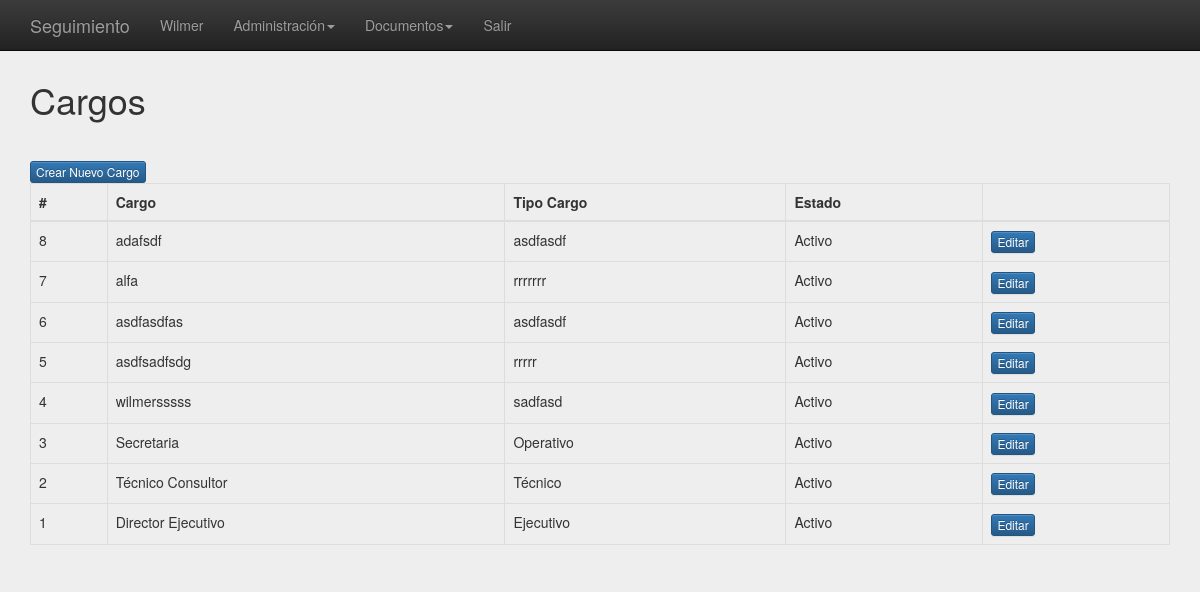
/index.php?controller=cargos&action=index (signed in), run on the app's committed database.
### tables this page shows
CREATE TABLE `recurso` (
  `id` int(11) NOT NULL AUTO_INCREMENT,
  `controlador` varchar(25) DEFAULT NULL,
  `accion` varchar(25) DEFAULT NULL,
  `etiqueta` varchar(60) DEFAULT NULL,
  `idrecurso` int(11) DEFAULT NULL,
  `orden` int(2) DEFAULT '0',
  `fregistro` date DEFAULT NULL,
  `link` varchar(200) DEFAULT NULL,
  PRIMARY KEY (`id`)
);

CREATE TABLE `cargos` (
  `id` int(11) NOT NULL AUTO_INCREMENT,
  `cargo` varchar(60) DEFAULT NULL,
  `descripcion` text,
  `fregistro` date DEFAULT NULL,
  `tipocargo` varchar(30) DEFAULT NULL,
  `estado` int(1) DEFAULT NULL,
  PRIMARY KEY (`id`)
);

### core/ControladorBase.php (called while the page is built, shortened)
<?php
class ControladorBase{
    public function __construct() {
        require_once 'EntidadBase.php';
    }
    public function view($vista,$datos){
        require_once 'view/'.$vista.'View.php';
    }
}
?>

### controller/CargosController.php (called while the page is built, shortened)
<?php
class CargosController extends ControladorBase{
    public function index(){
        $usuario=new Cargos();
        $allusers=$usuario->getAll();
        $this->view("cargos",array(
            "allusers"=>$allusers,
            "title"    =>"SSEGUI - Cargos"
        ));
    }
}
?>

### core/EntidadBase.php (called while the page is built, shortened)
<?php
class EntidadBase{
    private $table;
    private $db;
    public function __construct($table) {
        $this->table=(string) $table;
        require_once 'Conectar.php';
        $this->conectar=new Conectar();
        $this->db = $this->conectar->conexion();
    }
    public function db(){
        return $this->db;
    }
    public function getAll(){
        $query=$this->db->query("SELECT * FROM $this->table ORDER BY id DESC");
        while ($row = $query->fetch_object()) {
           $resultSet[]=$row;
        }
        return $resultSet;
    }
    public function sqlRecurso($query){
        $query=$this->db()->query($query);
        if($query==true){
            $c = 0;
            if($query->num_rows>1){
                while($row = $query->fetch_row()) {
                   $resultSet[$c]['id']=$row[0];
                   $resultSet[$c]['idrecurso']=$row[4];
                   $resultSet[$c]['etiqueta']=$row[3];
                   $resultSet[$c]['controller']=$row[1];
                   $resultSet[$c]['action']=$row[2];
                   $resultSet[$c]['link']=$row[6];
                   $resultSet[$c]['order']=$row[5];
                   $c++;
                }
            }else{
                $resultSet=true;
            }
        }else{
            $resultSet=false;
        }
        return $resultSet;
    }
}
?>

### core/Conectar.php (called while the page is built, shortened)
<?php
class Conectar{
    private $driver;
    private $host, $user, $pass, $database, $charset;
    private $con;
    public function __construct() {
        $this->driver='mysql';
        $this->host='localhost';
        $this->user='root';
        $this->pass='';
        $this->database='ssegui';
        $this->charset='utf8';
    }
    public function conexion(){
        if($this->driver=="mysql" || $this->driver==null){
            $this->con = new mysqli($this->host, $this->user, $this->pass, $this->database);
            $this->con->query("SET NAMES '".$this->charset."'");
        }
        return $this->con;
    }
}
?>

### model/Recurso.php (called while the page is built, shortened)
<?php
class Recurso extends EntidadBase{
    function getRecurso(){
        $query = "SELECT id,controlador,accion, etiqueta, idrecurso, orden fregistro, link FROM recurso ORDER BY orden ASC";
        $recurso = $this->sqlRecurso($query);
        return $recurso;
    }
}

### model/Cargos.php (called while the page is built, shortened)
<?php
class Cargos extends EntidadBase{
    public function __construct() {
        $table="cargos";
    }
}
?>

### view/cargosView.php (the view)
<?php
require_once 'site/header.php';
require_once 'site/menu.php';
?>
      <div class="page-header">
        <h1>Cargos</h1>
      </div>
      <button class="btn btn-xs btn-primary" onClick="location.href='index.php?controller=cargos&action=nuevo'">Crear Nuevo Cargo</button>
      <div class="row">
        <div class="col-md-12">
          <table class="table table-bordered">
            <thead>
              <tr>
                <th>#</th>
                <th>Cargo</th>
                <th>Tipo Cargo</th>
                <th>Estado</th>
                <th>&nbsp;</th>
              </tr>
            </thead>
            <tbody>
            <?php foreach($allusers as $cargo) {?>
              <tr>
                <td><?php echo $cargo->id; ?></td>
                <td><?php echo $cargo->cargo; ?></td>
                <td><?php echo $cargo->tipocargo; ?></td>
                <td><?php echo ($cargo->estado == 1) ? 'Activo' : 'Inactivo'; ?></td>
                <td><button class="btn btn-xs btn-primary" onClick="location.href='index.php?controller=cargos&action=editar&id=<?=$cargo->id?>'">Editar</button></td>
              </tr>
            <?php } ?>
            </tbody>
          </table>
        </div>
<?php
require_once 'site/foot.php';
?>

### core/Helpers.php (shortened to what this page needs)
<?php
class Helpers
{
	public function generateMenu($arr, $ul = ''){
        echo '<ul'.$ul.'>';
        foreach ($arr as $val) {
            if (!empty($val['children'])) {
                echo '<li class="dropdown"><a href="index.php?controller='.$val['controller'].'&action='.$val['action'].'" class="dropdown-toggle" data-toggle="dropdown" role="button" aria-expanded="false">'.$val['etiqueta'].'<span class="caret"></span></a>';
                $this->generateMenu($val['children'],' class="dropdown-menu" role="menu"');
                echo '</li>';
            } else {
                echo '<li><a href="index.php?controller='.$val['controller'].'&action='.$val['action'].'">' . $val['etiqueta'] . '</a></li>';
            }
        }
        echo '</ul>';
	}
}
?>

### site/css/signin.css (style rules this page uses)
body { padding-top: 40px; padding-bottom: 40px; background-color: #eee; }

### data on the page
recurso: etiqueta "Wilmer"
recurso: etiqueta "Administración"
recurso: etiqueta "Documentos"
recurso: etiqueta "Salir"
cargos: id "8", cargo "adafsdf", tipocargo "asdfasdf", estado "Activo"
cargos: id "7", cargo "alfa", tipocargo "rrrrrrr", estado "Activo"
cargos: id "6", cargo "asdfasdfas", tipocargo "asdfasdf", estado "Activo"
cargos: id "5", cargo "asdfsadfsdg", tipocargo "rrrrr", estado "Activo"
cargos: id "4", cargo "wilmersssss", tipocargo "sadfasd", estado "Activo"
cargos: id "3", cargo "Secretaria", tipocargo "Operativo", estado "Activo"
cargos: id "2", cargo "Técnico Consultor", tipocargo "Técnico", estado "Activo"
cargos: id "1", cargo "Director Ejecutivo", tipocargo "Ejecutivo", estado "Activo"
